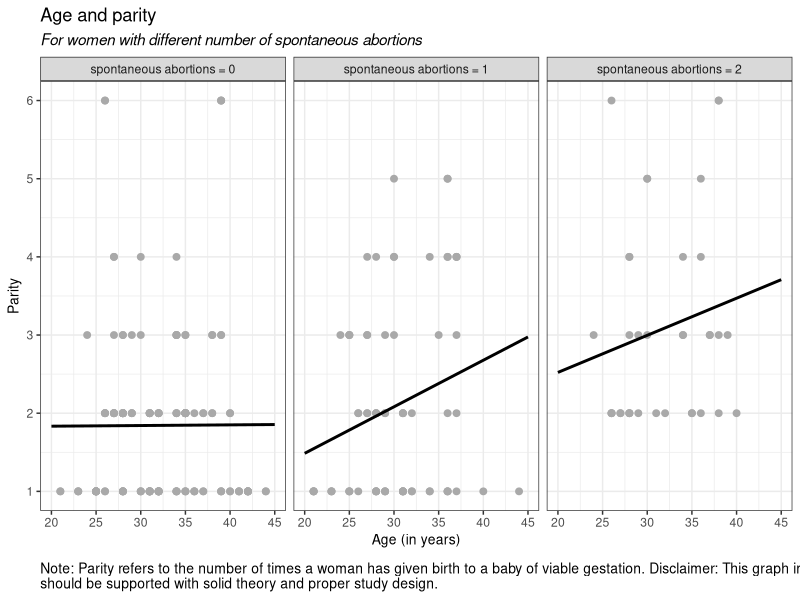

Source code (R):
#exam 
#component II visualization

#install.packages('ggpubr')
library("dplyr")
library("ggplot2")
library("gridExtra")
library("ggrepel")
library("tidyverse")
library('ggpubr')
library(datasets)#predefined datasets
#library(help="datasets")#see datasets

#the dataset used is a predefined dataset here in R: 'infert'
View(infert)


infert3 <- infert[,c('parity','age','spontaneous')]#subsetting target variables
#changing the names of variables, so they appear in the graph
infert3$spontaneous <- gsub(pattern = 0, "spontaneous abortions = 0", infert3$spontaneous)
infert3$spontaneous <- gsub(pattern = 1, "spontaneous abortions = 1", infert3$spontaneous)
infert3$spontaneous <- gsub(pattern = 2, "spontaneous abortions = 2", infert3$spontaneous)


#representation
ggplot(data = infert3, aes(x = age, y = parity))+#draws the initial canvas with age as X and parity as Y axis
  facet_wrap(~spontaneous, strip.position = "top", nrow = 1) +#groups previous variables by the number of spontaneous abortions
  geom_point(colour = 'darkgray', size = 2) +#add datapoints in darkgray color 
  geom_smooth(method="lm", se=F, colour = 'black', fullrange=TRUE, size = 1)+#draws the line to express patterns
  theme_bw() +#light theme so the datapoints are easier to spot
  labs(title = "Age and parity", subtitle = "For women with different number of spontaneous abortions")+#adding title and subtitle
  theme(
    axis.title = element_text(size = 20),#title bigger to help getting main ideas
    axis.title.x = element_text(size = 10),#size of title for x axis
    axis.title.y = element_text(size = 10),#size of title for y axis
    plot.subtitle = element_text(face = 'italic'))+#adjusting the subtitle
  scale_x_continuous(name="Age (in years)", limits=c(20,45), breaks = seq(0,45, by = 5))+#label, limits and breaks for x axis
  scale_y_continuous(name="Parity", limits=c(1,6), breaks = seq(1,6, by = 1))+#label, limits and breaks for y axis
  labs(caption='Note: Parity refers to the number of times a woman has given birth to a baby of viable gestation. Disclaimer: This graph intends to be an initial visual exploration of possible patterns. Any claim about relationship between the variables \nshould be supported with solid theory and proper study design.')+
  theme(plot.caption=element_text(size=10, hjust=0, margin=margin(10,0,0,0)))

#This graphic intends to be a visual initial descriptive exploration of possible patterns, 
